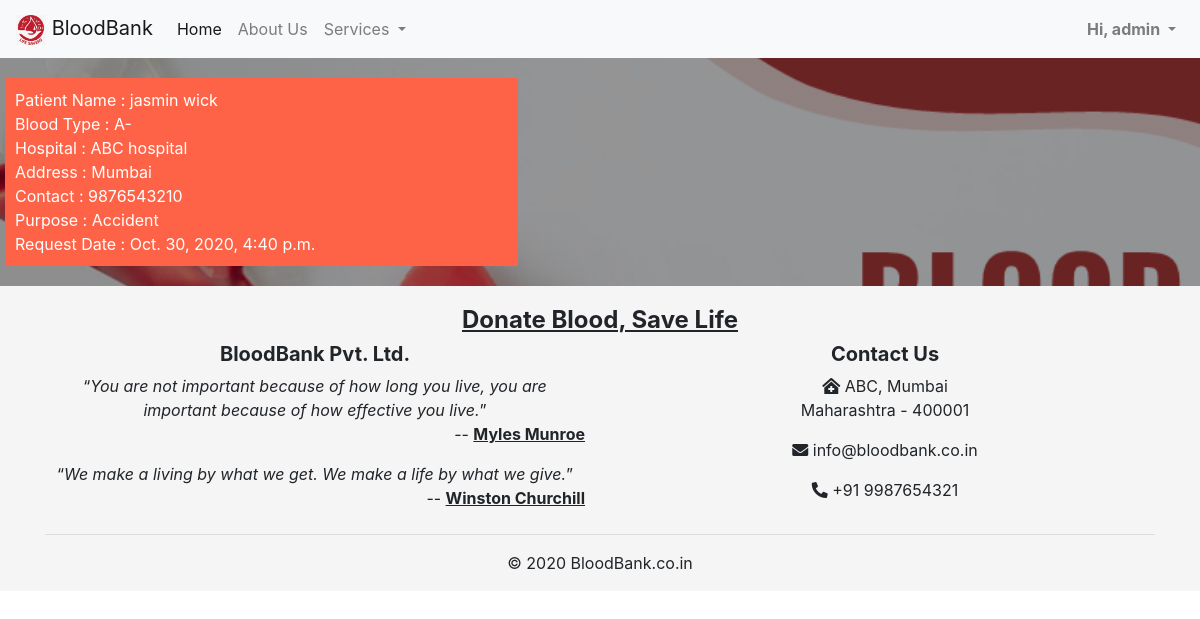
The app's page /account/blood-request/details/20/ (signed in) with its own data.
### accounts/models.py (models this page shows, shortened)
class BloodRequest(models.Model):
    BLOOD_TYPE = [('A+','A+'),('A-','A-'),('B+','B+'),('B-','B-'),('AB+','AB+'),
    ('AB-','AB-'),('O+','O+'),('O-','O-'),('Plasma','Plasma'),('Platelet','Platelet')]
    user = models.ForeignKey(User, on_delete=models.CASCADE)
    request_for = models.ForeignKey(Member, on_delete=models.CASCADE)
    blood_type = models.CharField(max_length=100, choices=BLOOD_TYPE)
    hospital_name = models.CharField(max_length=200)
    hospital_address = models.CharField(max_length=200)
    hospital_contact_no = models.CharField(max_length=200)
    purpose = models.TextField()
    req_date = models.DateTimeField(default=timezone.now)

class Member(models.Model):
    profile = models.ForeignKey(Profile, on_delete=models.CASCADE)
    full_name = models.CharField(max_length=100, null=True, blank=True)
    relation = models.CharField(max_length=20, null=True, blank=True)
    member_gender = models.CharField(max_length=20, null=True, blank=True)
    age = models.IntegerField(null=True, blank=True)
    birthdate = models.DateField(null=True, blank=True)
    def __str__(self):
        return self.full_name

### accounts/views.py (the view)
    def staff_checker(request, *args, **kwargs):
        if request.user.is_staff:
            return func(request, *args, **kwargs)
        else:
            return HttpResponse('<h1>Unauthorized Access</h1>')

### accounts/views.py (called while the page is built)
def user_is_staff(func):
    def staff_checker(request, *args, **kwargs):
        if request.user.is_staff:
            return func(request, *args, **kwargs)
        else:
            return HttpResponse('<h1>Unauthorized Access</h1>')
    return staff_checker

@user_is_staff
def request_panel(request, pk):
    blood_request = BloodRequest.objects.filter(user_id=pk).order_by('-req_date')
    return render(request, 'request.html', {'bloodrequest':blood_request})

### templates/request.html (shortened to what this page needs)
{% extends 'index.html' %}
{% block content %}
<div>
	<div class="row">
		{% for br in bloodrequest %}
		<div class="col-5" style="background-color: tomato; margin: 20px; padding: 10px; color: white;">
			Patient Name : {{br.request_for}}<br>
			Blood Type : {{br.blood_type}}<br>
			Hospital : {{br.hospital_name}}<br>
			Address : {{br.hospital_address}}<br>
			Contact : {{br.hospital_contact_no}}<br>
			Purpose : {{br.purpose}}<br>
			Request Date : {{br.req_date}}
		</div>
		{% endfor %}
	</div>
</div>
{% endblock %}

### templates/index.html (shortened to what this page needs)
<!DOCTYPE html>
{% load static %}
<html lang="en">
<head>
    <link rel="stylesheet" href="{% static 'css/main.css' %}">
    <link rel="stylesheet" href="{% static 'css/about.css' %}">
    <link rel="stylesheet" href="{% static 'css/accounts.css' %}">
      <link rel="stylesheet" href="{% static 'css/availibility.css' %}">
    <link rel="stylesheet" href="https://stackpath.bootstrapcdn.com/bootstrap/4.5.2/css/bootstrap.min.css">
    <link rel="stylesheet" href="https://pro.fontawesome.com/releases/v5.10.0/css/all.css"/>
</head>
<body>
    <header>
        <nav class="navbar navbar-expand-lg navbar-light bg-light">
            <a class="navbar-brand" href="{% url 'index' %}"><img src="{% static 'images/logo.png' %}" alt="logo" height="30px" width="30px"> BloodBank</a>
            <div class="collapse navbar-collapse" id="navbarSupportedContent">
              <ul class="navbar-nav mr-auto">
                <li class="nav-item active">
                  <a class="nav-link" href="{% url 'index' %}">Home <span class="sr-only">(current)</span></a>
                </li>
                <li class="nav-item">
                  <a class="nav-link" href="{% url 'about' %}">About Us</a>
                </li>
                <li class="nav-item dropdown">
                  <a class="nav-link dropdown-toggle" href="#" id="navbarDropdown" role="button" data-toggle="dropdown" aria-haspopup="true" aria-expanded="false">
                    Services
                  </a>
                </li>
              </ul>
              <div class="nav-item dropdown navbar-nav">
                {% if user.is_authenticated %}
                <a class="login nav-link dropdown-toggle" href="#" id="navbarDropdown" role="button" data-toggle="dropdown" aria-haspopup="true" aria-expanded="false">
                    Hi, {{user.get_username}}
                  </a>
                {% else %}
                <a class="login" href="{% url 'login' %}">Login</a>
                {% endif %}
              </div>
            </div>
        </nav>
    </header>
    <div class="main-container">
        {% block content %}{% endblock %}
    </div>
    <footer>
        <h4><u>Donate Blood, Save Life</u></h4>
        <div class="container">
            <div class="row">
                <div class="col">
                    <h5><b>BloodBank Pvt. Ltd.</b></h5>
                    <p>“<i>You are not important because of how long you live, you are important because of how effective you live.</i>”<br>
                        <span style="float: right;">-- <u><b>Myles Munroe</b></u></span></p>
                    <br>
                    <p>“<i>We make a living by what we get. We make a life by what we give.</i>”<br>
                        <span style="float: right;">-- <u><b>Winston Churchill</b></u></span></p>
                </div>
                <div class="col">
                    <h5><b>Contact Us</b></h5>
                    <address><i class="fas fa-clinic-medical"></i> ABC, Mumbai<br>Maharashtra - 400001</address>
                    <p><i class="fas fa-envelope"></i> info@bloodbank.co.in</p>
                    <p><i class="fas fa-phone-alt"></i> +91 9987654321</p>
                </div>
            </div>
            <hr>
            <div class="row">
                <div class="col"><p>&copy; 2020 BloodBank.co.in</p></div>
            </div>
        </div>
    </footer>
</body>
</html>

### static/css/main.css (style rules this page uses)
* { padding: 0; margin: 0; }
.login { text-decoration: none; color: slategray; font-weight: bold; }
footer { width: 100%; padding-left: 20px; padding-top: 20px; padding-right: 20px; background-color: whitesmoke; text-align: center; }
footer h4 { font-weight: bolder; }

### records on screen
BloodRequest: request_for "jasmin wick", blood_type "A-", hospital_name "ABC hospital", hospital_address "Mumbai", hospital_contact_no "9876543210", purpose "Accident", req_date "Oct. 30, 2020, 4:40 p.m."

### other values on screen
{{ user.get_username }} "admin"
